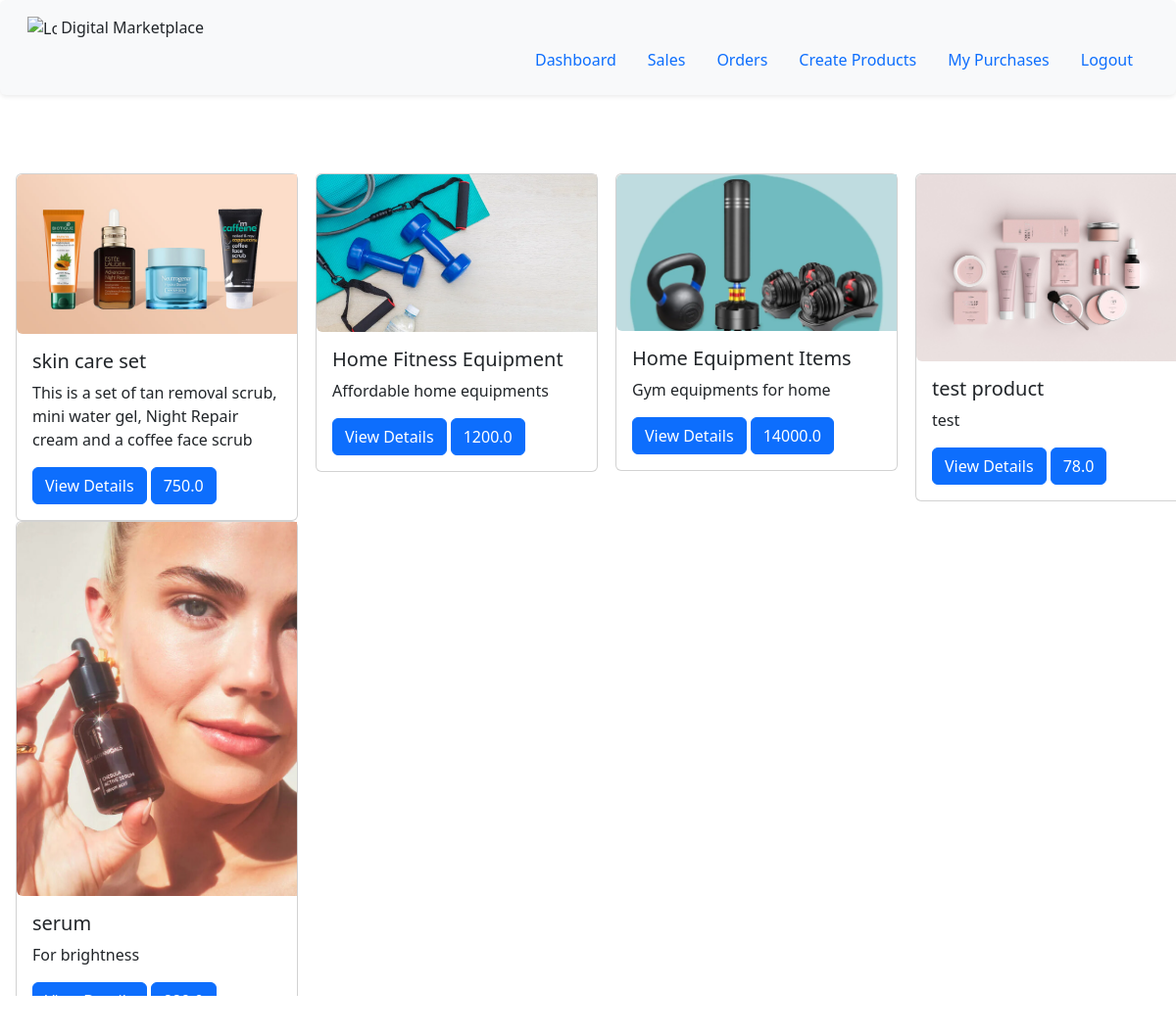
The page / on the database its author committed.
### myapp/models.py (models this page shows, shortened)
class Product(models.Model):
    seller = models.ForeignKey(User,on_delete=models.CASCADE)
    product_category = models.ForeignKey(ProductCategory, on_delete=models.CASCADE,null=True,blank=True)
    name = models.CharField(max_length=200,null=True,blank=True)
    description = models.CharField(max_length=200,null=True,blank=True)
    price = models.FloatField(null=True,blank=True)
    product_image = models.FileField(upload_to='uploads',null=True,blank=True)
    total_sales_amount = models.IntegerField(default=0)
    total_sales = models.IntegerField(default=0)

### myapp/views.py (the view)
# urls.py: path('', views.index,name='index'),
def index(request):
    products = Product.objects.all()
    return render(request,'myapp/index.html',{'products':products})

### myapp/templates/myapp/index.html
{% extends 'myapp/base.html' %}
{% block body %}
<h2 style="padding-left: 5%;padding-top: 2%; font-family: 'Verdana';">{{product.category}}</h2>
<div class="row ">
    {% for product in products %}
    <div class="col-md-3">
        <div class="card mx-3 mb-6" style="width: 18rem; ">
            <img  class="img-fluid rounded-start" src="{{product.product_image}}" class="card-img-top" alt="...">
            <div class="card-body">
                <h5 class="card-title">{{ product.name }}</h5>
                <p class="card-text">{{ product.description }}</p>
                <a href="{% url 'detail' product.id %}" class="btn btn-primary">View Details</a>
                <a href="#" class="btn btn-primary">{{ product.price }}</a>
            </div>
        </div>
    </div>
    {% endfor %}
</div>
{% endblock %}

### myapp/templates/myapp/base.html (shortened to what this page needs)
<!DOCTYPE html>
<html lang="en">
<head>
    <link href="https://cdn.jsdelivr.net/npm/bootstrap@5.3.0/dist/css/bootstrap.min.css" rel="stylesheet">
</head>
<body>
    <nav class="shadow-sm p-3 mb-5 bg-body-tertiary rounded">
        <div class="container-fluid">
          <a class="navbar-brand" href="">
            <img src="https://cdn4.iconfinder.com/data/icons/plastic-iconshock/256/Shopping_cart.png" alt="Logo" width="30" height="24" class="d-inline-block align-text-top">
            <span>Digital Marketplace</span>
            <ul class="nav justify-content-end">
                <li class="nav-item">
                  <a class="nav-link active" aria-current="page" href="{% url 'dashboard' %}">Dashboard</a>
                </li>
                <li class="nav-item">
                  <a class="nav-link" href="{% url 'sales' %}">Sales</a>
                </li>
                <li class="nav-item">
                  <a class="nav-link" href="">Orders</a>
                </li>
                <li class="nav-item">
                  <a class="nav-link" href="{% url 'createproduct' %}">Create Products</a>
                </li>
                <li class="nav-item">
                  <a class="nav-link" href="{% url 'purchases' %}">My Purchases</a>
                </li>
                <li class="nav-item">
                  <a class="nav-link" href="{% url 'logout' %}">Logout</a>
                </li>
              </ul>
          </a>
        </div>
      </nav>
    {% block body %}
    {% endblock %}
</body>
</html>

### rows shown on the page
Product: product_image (picture), name "skin care set", description "This is a set of tan removal scrub, mini water gel, Night Repair cream and a coffee face scrub", price "750.0"
Product: product_image (picture), name "Home Fitness Equipment", description "Affordable home equipments", price "1200.0"
Product: product_image (picture), name "Home Equipment Items", description "Gym equipments for home", price "14000.0"
Product: product_image (picture), name "test product", description "test", price "78.0"
Product: product_image (picture), name "serum", description "For brightness", price "889.0"
